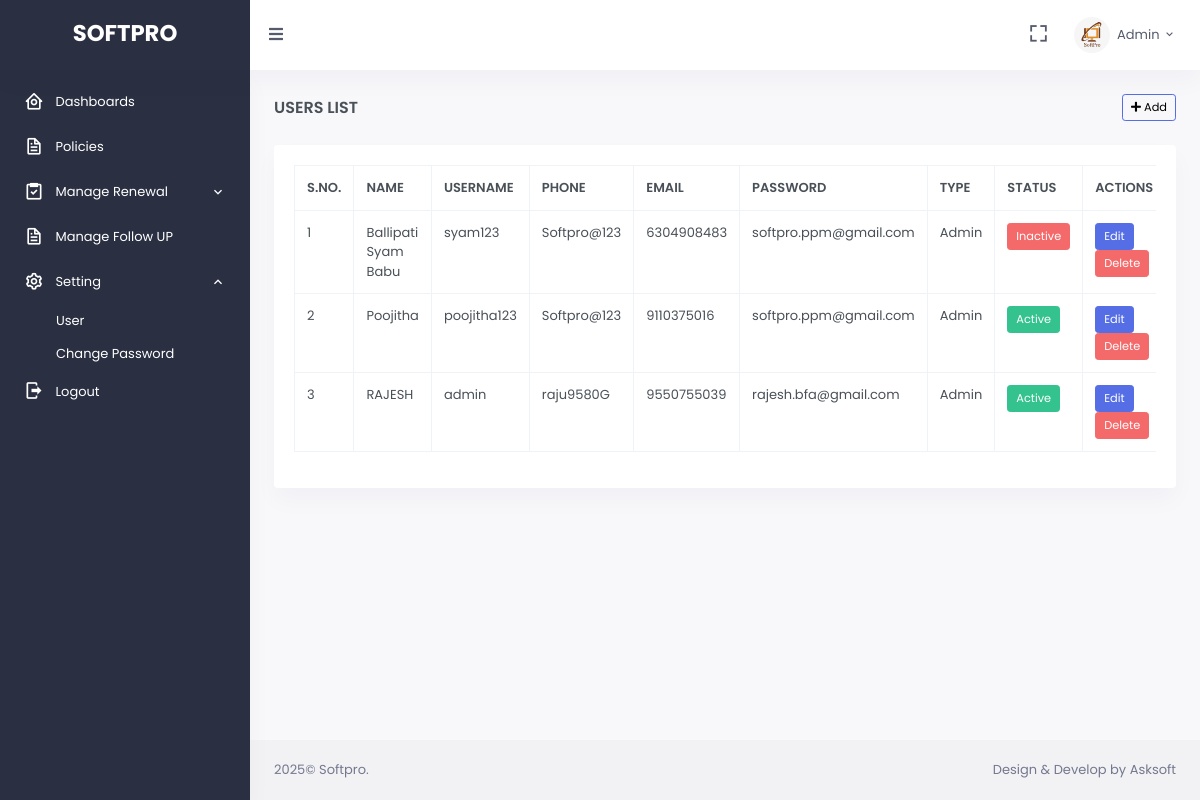
Page /users.php (signed in) on the committed database.
### tables this page shows
CREATE TABLE `user` (
  `id` int(30) NOT NULL,
  `name` varchar(100) NOT NULL,
  `username` varchar(100) NOT NULL,
  `password` varchar(100) NOT NULL,
  `delete_flag` int(100) NOT NULL,
  `phone` varchar(100) NOT NULL,
  `email` varchar(100) NOT NULL,
  `photo` varchar(2000) DEFAULT 'default.png',
  `type` int(100) NOT NULL
);

### users.php (the view, shortened to what this page needs)
<?php
    require 'include/config.php';
?>
<!doctype html>
<html lang="en">
<head>
	<link href="assets/libs/datatables.net-bs4/css/dataTables.bootstrap4.min.css" rel="stylesheet" type="text/css" />
	<link href="assets/libs/datatables.net-buttons-bs4/css/buttons.bootstrap4.min.css" rel="stylesheet" type="text/css" />
	<link href="assets/libs/datatables.net-responsive-bs4/css/responsive.bootstrap4.min.css" rel="stylesheet" type="text/css" />
	<link rel="stylesheet" href="assets/libs/%40chenfengyuan/datepicker/datepicker.min.css">
	<link href="assets/css/bootstrap.min.css" id="bootstrap-style" rel="stylesheet" type="text/css" />
	<link href="assets/css/icons.min.css" rel="stylesheet" type="text/css" />
	<link href="assets/css/app.min.css" id="app-style" rel="stylesheet" type="text/css" />
</head>
<body data-sidebar="dark">
	<div id="layout-wrapper">
		<header id="page-topbar">
			<?php require 'include/header.php'; ?>
		</header>
		<div class="vertical-menu">
			<div data-simplebar class="h-100">
				<div id="sidebar-menu">
					<?php require 'include/sidebar.php'; ?>
				</div>
			</div>
		</div>
		<div class="main-content">
			<div class="page-content">
				<div class="container-fluid">
					<div class="row">
						<div class="col-12">
							<div class="page-title-box d-sm-flex align-items-center justify-content-between">
								<h4 class="mb-sm-0 font-size-18">USERS LIST</h4>
								<div class="page-title-right">
									<ol class="breadcrumb m-0">
										<li class="breadcrumb-item">
											<a class="btn btn-outline-primary btn-sm text-black" href="add-user.php"> <i class="fa fa-plus" ></i> Add</a>
										</li>
									</ol>
								</div>
							</div>
						</div>
					</div>
					<div class="row">
						<div class="col-12">
							<div class="card">
								<div class="card-body">
									<div class="table-responsive" >
										<table id="datatable-buttons" class="table table-bordered dt-responsive nowrap w-100">
											<thead>
												<tr>
													<th>S.NO.</th>
													<th>NAME</th>
													<th>USERNAME</th>
													<th>PHONE</th>
													<th>EMAIL</th>
													<th>PASSWORD</th>
													<th>TYPE</th>
													<th>STATUS</th>
													<th>ACTIONS</th>
												</tr>
											</thead>
											<tbody>
												<?php
                                                $sn = 1;
                                                $sql = mysqli_query($con, "SELECT * FROM user order by id desc");
                                                while ($r=mysqli_fetch_array($sql)) {
                                                    if($r['type'] = '1'){
                                                        $type = 'Admin';
                                                    }else{
                                                        $type = 'Employee';
                                                    }
                                                    if($r['delete_flag'] == '1'){
                                                        $status = 'Active';
                                                    }else{
                                                        $status = 'Inactive';
                                                    }
                                            ?>
                                            <tr>
                                                <td><?=$sn;?></td>
                                                <td><?=$r['name'];?></td>
                                                <td><?=$r['username'];?></td>
                                                <td><?=$r['password'];?></td>
                                                <td><?=$r['phone'];?></td>
                                                <td><?=$r['email'];?></td>
                                                <td><?=$type;?></td>
                                                <td>
                                                    <?php if($status == 'Active'){ ?>
                                                    <a href="javascript:void(0);" data-status="<?=$r['delete_flag'];?>" data-id="<?=$r['id'];?>" class="changestatus btn btn-sm btn-success" ><?=$status;?></a>
                                                    <?php }else{ ?>
                                                    <a href="javascript:void(0);" data-status="<?=$r['delete_flag'];?>" data-id="<?=$r['id'];?>" class="changestatus btn btn-sm btn-danger" ><?=$status;?></a>
                                                    <?php } ?>
                                                </td>
                                                <td>
                                                    <a href="edit-user.php?id=<?=$r['id'];?>" class="btn btn-primary btn-sm" >Edit</a>
                                                    <a href="javascript:void(0);" data-id="<?=$r['id'];?>" class="btn btn-danger btn-sm deleteuser" >Delete</a>
                                                </td>
                                            </tr>
                                            <?php $sn ++; } ?>
											</tbody>
										</table>
									</div>
								</div>
							</div>
						</div>
					</div>
				</div>
			</div>
			<footer class="footer">
				<div class="container-fluid">
					<div class="row">
						<div class="col-sm-6">
							© Softpro.</div>
						<div class="col-sm-6">
							<div class="text-sm-end d-none d-sm-block">Design & Develop by Asksoft</div>
						</div>
					</div>
				</div>
			</footer>
		</div>
	</div>
</body>
</html>

### rows in the picture
user: name "Ballipati Syam Babu", username "syam123", password "Softpro@123", phone "6304908483", email "softpro.ppm@gmail.com", type "Admin", delete_flag "Inactive"
user: name "Poojitha", username "poojitha123", password "Softpro@123", phone "9110375016", email "softpro.ppm@gmail.com", type "Admin", delete_flag "Active"
user: name "RAJESH", username "admin", password "raju9580G", phone "9550755039", email "rajesh.bfa@gmail.com", type "Admin", delete_flag "Active"

### other values in the picture
$_SESSION['username'] "Admin"
